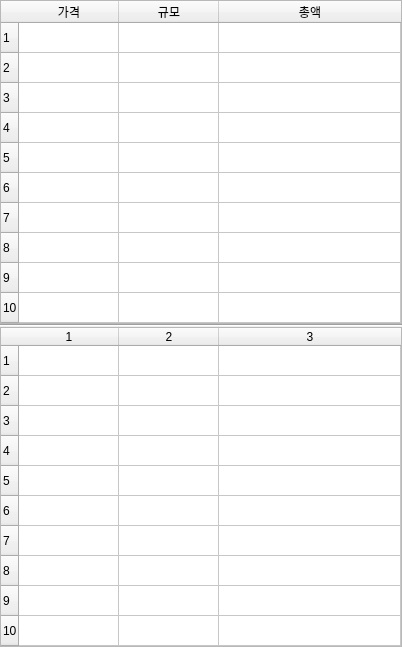
<?xml version="1.0" encoding="UTF-8"?>
<ui version="4.0">
 <class>Form</class>
 <widget class="QWidget" name="Form">
  <property name="geometry">
   <rect>
    <x>0</x>
    <y>0</y>
    <width>402</width>
    <height>639</height>
   </rect>
  </property>
  <property name="minimumSize">
   <size>
    <width>400</width>
    <height>0</height>
   </size>
  </property>
  <property name="windowTitle">
   <string>Form</string>
  </property>
  <layout class="QVBoxLayout" name="verticalLayout" stretch="0,0,0">
   <property name="spacing">
    <number>0</number>
   </property>
   <property name="leftMargin">
    <number>0</number>
   </property>
   <property name="topMargin">
    <number>0</number>
   </property>
   <property name="rightMargin">
    <number>0</number>
   </property>
   <property name="bottomMargin">
    <number>0</number>
   </property>
   <item>
    <widget class="QTableWidget" name="tableAsks">
     <property name="sizePolicy">
      <sizepolicy hsizetype="Minimum" vsizetype="Minimum">
       <horstretch>0</horstretch>
       <verstretch>0</verstretch>
      </sizepolicy>
     </property>
     <property name="minimumSize">
      <size>
       <width>400</width>
       <height>0</height>
      </size>
     </property>
     <property name="verticalScrollBarPolicy">
      <enum>Qt::ScrollBarAlwaysOff</enum>
     </property>
     <property name="horizontalScrollBarPolicy">
      <enum>Qt::ScrollBarAlwaysOff</enum>
     </property>
     <property name="sizeAdjustPolicy">
      <enum>QAbstractScrollArea::AdjustToContents</enum>
     </property>
     <property name="autoScroll">
      <bool>false</bool>
     </property>
     <property name="tabKeyNavigation">
      <bool>false</bool>
     </property>
     <property name="showDropIndicator" stdset="0">
      <bool>false</bool>
     </property>
     <property name="dragDropOverwriteMode">
      <bool>false</bool>
     </property>
     <property name="rowCount">
      <number>10</number>
     </property>
     <property name="columnCount">
      <number>3</number>
     </property>
     <attribute name="horizontalHeaderCascadingSectionResizes">
      <bool>false</bool>
     </attribute>
     <attribute name="horizontalHeaderHighlightSections">
      <bool>true</bool>
     </attribute>
     <attribute name="horizontalHeaderShowSortIndicator" stdset="0">
      <bool>false</bool>
     </attribute>
     <attribute name="horizontalHeaderStretchLastSection">
      <bool>true</bool>
     </attribute>
     <attribute name="verticalHeaderCascadingSectionResizes">
      <bool>false</bool>
     </attribute>
     <attribute name="verticalHeaderHighlightSections">
      <bool>true</bool>
     </attribute>
     <row/>
     <row/>
     <row/>
     <row/>
     <row/>
     <row/>
     <row/>
     <row/>
     <row/>
     <row/>
     <column>
      <property name="text">
       <string>가격</string>
      </property>
     </column>
     <column>
      <property name="text">
       <string>규모</string>
      </property>
     </column>
     <column>
      <property name="text">
       <string>총액</string>
      </property>
     </column>
    </widget>
   </item>
   <item>
    <widget class="Line" name="line">
     <property name="orientation">
      <enum>Qt::Horizontal</enum>
     </property>
    </widget>
   </item>
   <item>
    <widget class="QTableWidget" name="tableBids">
     <property name="sizePolicy">
      <sizepolicy hsizetype="Minimum" vsizetype="Minimum">
       <horstretch>0</horstretch>
       <verstretch>0</verstretch>
      </sizepolicy>
     </property>
     <property name="minimumSize">
      <size>
       <width>400</width>
       <height>0</height>
      </size>
     </property>
     <property name="verticalScrollBarPolicy">
      <enum>Qt::ScrollBarAlwaysOff</enum>
     </property>
     <property name="horizontalScrollBarPolicy">
      <enum>Qt::ScrollBarAlwaysOff</enum>
     </property>
     <property name="sizeAdjustPolicy">
      <enum>QAbstractScrollArea::AdjustToContents</enum>
     </property>
     <property name="autoScroll">
      <bool>false</bool>
     </property>
     <property name="tabKeyNavigation">
      <bool>false</bool>
     </property>
     <property name="showDropIndicator" stdset="0">
      <bool>false</bool>
     </property>
     <property name="dragDropOverwriteMode">
      <bool>false</bool>
     </property>
     <property name="rowCount">
      <number>10</number>
     </property>
     <property name="columnCount">
      <number>3</number>
     </property>
     <attribute name="horizontalHeaderCascadingSectionResizes">
      <bool>false</bool>
     </attribute>
     <attribute name="horizontalHeaderHighlightSections">
      <bool>true</bool>
     </attribute>
     <attribute name="horizontalHeaderShowSortIndicator" stdset="0">
      <bool>false</bool>
     </attribute>
     <attribute name="horizontalHeaderStretchLastSection">
      <bool>true</bool>
     </attribute>
     <attribute name="verticalHeaderCascadingSectionResizes">
      <bool>false</bool>
     </attribute>
     <attribute name="verticalHeaderHighlightSections">
      <bool>true</bool>
     </attribute>
     <row/>
     <row/>
     <row/>
     <row/>
     <row/>
     <row/>
     <row/>
     <row/>
     <row/>
     <row/>
     <column/>
     <column/>
     <column/>
    </widget>
   </item>
  </layout>
 </widget>
 <resources/>
 <connections/>
</ui>
